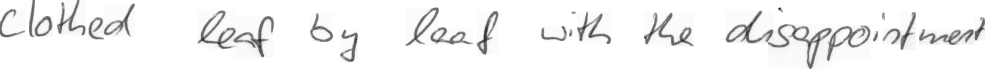
#> input picture backend/data/testImage1.png, 1970 x 137 px (shown at 1/2 size)
$ python -i preprocess.py   (imports and definitions only)
#> lines starting #> are read from the running program, lines starting #| are printed output that depends on the picture; after the words box and inside, x2 and y2 are one past the last pixel; in counts of white or black regions, pixels touching at a corner belong together
import numpy as np
import cv2
import math
import pybobyqa

from collections import namedtuple
from typing import Tuple
import matplotlib.pyplot as plt

DeslantRes = namedtuple('DeslantRes', 'img, shear_val, candidates')
Candidate = namedtuple('Candidate', 'shear_val, score')

def _get_shear_vals(lower_bound: float,
                    upper_bound: float,
                    step: float) -> Tuple[float]:
    return tuple(np.arange(lower_bound, upper_bound + step, step))


def _shear_img(img: np.ndarray,
               s: float, bg_color: int,
               interpolation=cv2.INTER_NEAREST) -> np.ndarray:
    h, w = img.shape
    offset = h * s
    w = w + int(abs(offset))
    tx = max(-offset, 0)

    shear_transform = np.asarray([[1, s, tx], [0, 1, 0]], dtype=float)
    img_sheared = cv2.warpAffine(img, shear_transform, (w, h), flags=interpolation, borderValue=bg_color)

    return img_sheared

def _compute_score(img_binary: np.ndarray, s: float) -> float:
    img_sheared = _shear_img(img_binary, s, 0)
    h = img_sheared.shape[0]

    img_sheared_mask = img_sheared > 0
    first_fg_px = np.argmax(img_sheared_mask, axis=0)
    last_fg_px = h - np.argmax(img_sheared_mask[::-1], axis=0)
    num_fg_px = np.sum(img_sheared_mask, axis=0)

    dist_fg_px = last_fg_px - first_fg_px
    col_mask = np.bitwise_and(num_fg_px > 0, dist_fg_px == num_fg_px)
    masked_dist_fg_px = dist_fg_px[col_mask]

    score = sum(masked_dist_fg_px ** 2)
    return score

def deslant(img: np.ndarray, lower_bound: float = -2, upper_bound: float = 2, num_steps: int = 20, bg_color=255) -> DeslantRes:
    img_binary = cv2.threshold(255 - img, 0, 255, cv2.THRESH_BINARY + cv2.THRESH_OTSU)[1] // 255
    step = (upper_bound - lower_bound) / num_steps
    shear_vals = _get_shear_vals(lower_bound, upper_bound, step)
    candidates = [Candidate(s, _compute_score(img_binary, s)) for s in shear_vals]
    best_shear_val = sorted(candidates, key=lambda c: c.score, reverse=True)[0].shear_val

    res_img = _shear_img(img, best_shear_val, bg_color, cv2.INTER_LINEAR)
    return res_img

# [68 lines left out: functions createKernel, segment, not called in this run]

>>> import cv2
>>> picture = cv2.imread('../data/testImage1.png', cv2.IMREAD_GRAYSCALE)
#> picture is the input picture: shape (137, 1970); min 34, max 255, mean 241.5
>>> result = deslant(picture)
#> in deslant, `img_binary = cv2.threshold(255 - img, 0, 255, cv2.THRESH_BINARY + cv2...`:
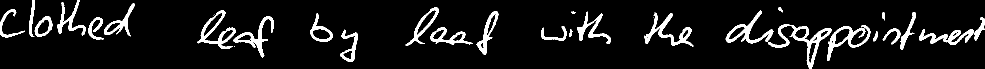
#> img_binary: shape (137, 1970) (shown at 1/2 size); values 0 (black) and 1 (white), 8.3% white; 32 white regions (4 under 20 px), largest, box (x1, y1, x2, y2) and area: (1536, 48, 1663, 137) 2110, (1288, 25, 1387, 93) 1599, (1654, 51, 1741, 122) 1522
#> in _shear_img, `img_sheared = cv2.warpAffine(img, shear_transform, (w, h), flags=inter..`: img_sheared: shape (137, 2244); values 0 (black) and 1 (white), 7.3% white; 39 white regions (11 under 20 px), largest, box (x1, y1, x2, y2) and area: (1621, 48, 1823, 137) 2110, (1953, 34, 2170, 90) 1675, (1392, 25, 1566, 93) 1599
#> in _compute_score, `first_fg_px = np.argmax(img_sheared_mask, axis=0)`: first_fg_px = 2244 values, max 90 at index 905, min 0 at index 0, mean 38.69
#> in _compute_score, `last_fg_px = h - np.argmax(img_sheared_mask[::-1], axis=0)`: last_fg_px = 2244 values, max 137 at index 0, min 21 at index 496, mean 85.13
#> in _compute_score, `num_fg_px = np.sum(img_sheared_mask, axis=0)`: num_fg_px = 2244 values, max 31 at index 1042, min 0 at index 0, mean 9.93
#> in _compute_score, `dist_fg_px = last_fg_px - first_fg_px`: dist_fg_px = 2244 values, max 137 at index 0, min 1 at index 906, mean 46.44
#> in _compute_score, `masked_dist_fg_px = dist_fg_px[col_mask]`: masked_dist_fg_px = 274 values, max 11 at index 124, min 1 at index 87, mean 3.6
#> in _compute_score, `score = sum(masked_dist_fg_px ** 2)`: score = 4355
#> in _shear_img (call 2), `img_sheared = cv2.warpAffine(img, shear_transform, (w, h), flags=inter..`: img_sheared: shape (137, 2216); values 0 (black) and 1 (white), 7.3% white; 39 white regions (11 under 20 px), largest, box (x1, y1, x2, y2) and area: (1621, 48, 1807, 137) 2110, (1942, 34, 2150, 90) 1674, (1382, 25, 1544, 93) 1599
#> in _shear_img (call 3), `img_sheared = cv2.warpAffine(img, shear_transform, (w, h), flags=inter..`: img_sheared: shape (137, 2189); values 0 (black) and 1 (white), 7.4% white; 36 white regions (8 under 20 px), largest, box (x1, y1, x2, y2) and area: (1615, 48, 1791, 137) 2110, (1930, 34, 2130, 90) 1675, (1372, 25, 1522, 93) 1599
#> in _shear_img (call 4), `img_sheared = cv2.warpAffine(img, shear_transform, (w, h), flags=inter..`: img_sheared: shape (137, 2161); values 0 (black) and 1 (white), 7.5% white; 37 white regions (10 under 20 px), largest, box (x1, y1, x2, y2) and area: (1606, 48, 1774, 137) 2110, (1919, 34, 2109, 90) 1674, (1362, 25, 1499, 93) 1599
#> in _shear_img (call 5), `img_sheared = cv2.warpAffine(img, shear_transform, (w, h), flags=inter..`: img_sheared: shape (137, 2134); values 0 (black) and 1 (white), 7.6% white; 34 white regions (7 under 20 px), largest, box (x1, y1, x2, y2) and area: (1596, 48, 1758, 137) 2110, (1907, 34, 2089, 90) 1675, (1352, 25, 1478, 93) 1599
#> in _shear_img (call 6), `img_sheared = cv2.warpAffine(img, shear_transform, (w, h), flags=inter..`: img_sheared: shape (137, 2107); values 0 (black) and 1 (white), 7.7% white; 34 white regions (6 under 20 px), largest, box (x1, y1, x2, y2) and area: (1586, 48, 1742, 137) 2110, (1342, 25, 1462, 93) 1599, (1671, 51, 1819, 122) 1521
#> in _shear_img (call 7), `img_sheared = cv2.warpAffine(img, shear_transform, (w, h), flags=inter..`: img_sheared: shape (137, 2079); values 0 (black) and 1 (white), 7.8% white; 32 white regions (4 under 20 px), largest, box (x1, y1, x2, y2) and area: (1576, 48, 1726, 137) 2110, (1332, 25, 1446, 93) 1599, (1668, 51, 1803, 122) 1522
#> in _shear_img (call 8), `img_sheared = cv2.warpAffine(img, shear_transform, (w, h), flags=inter..`: img_sheared: shape (137, 2052); values 0 (black) and 1 (white), 7.9% white; 34 white regions (6 under 20 px), largest, box (x1, y1, x2, y2) and area: (1566, 48, 1710, 137) 2110, (1322, 25, 1430, 93) 1599, (1664, 51, 1787, 122) 1521
#> in _shear_img (call 9), `img_sheared = cv2.warpAffine(img, shear_transform, (w, h), flags=inter..`: img_sheared: shape (137, 2024); values 0 (black) and 1 (white), 8% white; 32 white regions (4 under 20 px), largest, box (x1, y1, x2, y2) and area: (1556, 48, 1695, 137) 2110, (1311, 25, 1415, 93) 1599, (1661, 51, 1771, 122) 1522
#> in _shear_img (call 10), `img_sheared = cv2.warpAffine(img, shear_transform, (w, h), flags=inter..`: img_sheared: shape (137, 1997); values 0 (black) and 1 (white), 8.1% white; 34 white regions (6 under 20 px), largest, box (x1, y1, x2, y2) and area: (1546, 48, 1679, 137) 2110, (1300, 25, 1399, 93) 1599, (1657, 51, 1756, 122) 1521
#> in _shear_img (call 12), `img_sheared = cv2.warpAffine(img, shear_transform, (w, h), flags=inter..`: img_sheared: shape (137, 1997); values 0 (black) and 1 (white), 8.1% white; 33 white regions (5 under 20 px), largest, box (x1, y1, x2, y2) and area: (1553, 48, 1675, 137) 2110, (1302, 25, 1405, 93) 1599, (1674, 51, 1754, 122) 1522
#> in _shear_img (call 13), `img_sheared = cv2.warpAffine(img, shear_transform, (w, h), flags=inter..`: img_sheared: shape (137, 2024); values 0 (black) and 1 (white), 8% white; 31 white regions (3 under 20 px), largest, box (x1, y1, x2, y2) and area: (1570, 48, 1688, 137) 2110, (1317, 25, 1424, 93) 1599, (1690, 51, 1768, 122) 1522
#> in _shear_img (call 14), `img_sheared = cv2.warpAffine(img, shear_transform, (w, h), flags=inter..`: img_sheared: shape (137, 2052); values 0 (black) and 1 (white), 7.9% white; 33 white regions (5 under 20 px), largest, box (x1, y1, x2, y2) and area: (1587, 48, 1705, 137) 2110, (1324, 25, 1442, 93) 1599, (1706, 51, 1783, 122) 1522
#> in _shear_img (call 15), `img_sheared = cv2.warpAffine(img, shear_transform, (w, h), flags=inter..`: img_sheared: shape (137, 2079); values 0 (black) and 1 (white), 7.8% white; 31 white regions (3 under 20 px), largest, box (x1, y1, x2, y2) and area: (1601, 48, 1732, 137) 2110, (1329, 25, 1461, 93) 1599, (1720, 51, 1799, 122) 1522
#> in _shear_img (call 16), `h, w = img.shape`: w = 1970
#> in _shear_img (call 16), `offset = h * s`: offset = 137
#> in _shear_img (call 16), `w = w + int(abs(offset))`: w = 2106
#> in _shear_img (call 16), `shear_transform = np.asarray([[1, s, tx], [0, 1, 0]], dtype=float)`: shear_transform = [[1, 1, 0], [0, 1, 0]]
#> in _shear_img (call 16), `img_sheared = cv2.warpAffine(img, shear_transform, (w, h), flags=inter..`:
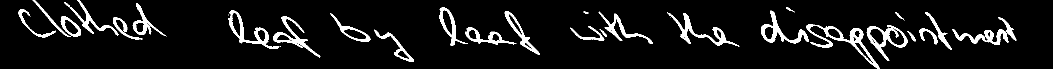
#> img_sheared: shape (137, 2106) (shown at 1/2 size); values 0 (black) and 1 (white), 7.7% white; 32 white regions (4 under 20 px), largest, box (x1, y1, x2, y2) and area: (1612, 48, 1759, 137) 2110, (1334, 25, 1479, 93) 1599, (1733, 51, 1815, 122) 1522
#> in _shear_img (call 17), `h, w = img.shape`: w = 1970
#> in _shear_img (call 17), `offset = h * s`: offset = 164.4
#> in _shear_img (call 17), `w = w + int(abs(offset))`: w = 2134
#> in _shear_img (call 17), `shear_transform = np.asarray([[1, s, tx], [0, 1, 0]], dtype=float)`: shear_transform = [[1, 1.2, 0], [0, 1, 0]]
#> in _shear_img (call 17), `img_sheared = cv2.warpAffine(img, shear_transform, (w, h), flags=inter..`:
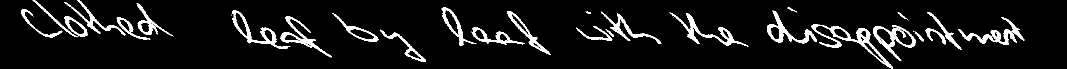
#> img_sheared: shape (137, 2134) (shown at 1/2 size); values 0 (black) and 1 (white), 7.6% white; 32 white regions (5 under 20 px), largest, box (x1, y1, x2, y2) and area: (1622, 48, 1786, 137) 2110, (1917, 34, 2049, 90) 1675, (1339, 25, 1497, 93) 1599
#> in _shear_img (call 18), `h, w = img.shape`: w = 1970
#> in _shear_img (call 18), `offset = h * s`: offset = 191.8
#> in _shear_img (call 18), `w = w + int(abs(offset))`: w = 2161
#> in _shear_img (call 18), `shear_transform = np.asarray([[1, s, tx], [0, 1, 0]], dtype=float)`: shear_transform = [[1, 1.4, 0], [0, 1, 0]]
#> in _shear_img (call 18), `img_sheared = cv2.warpAffine(img, shear_transform, (w, h), flags=inter..`:
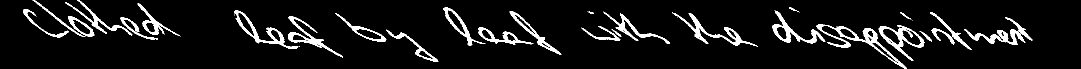
#> img_sheared: shape (137, 2161) (shown at 1/2 size); values 0 (black) and 1 (white), 7.5% white; 40 white regions (12 under 20 px), largest, box (x1, y1, x2, y2) and area: (1633, 48, 1813, 137) 2110, (1344, 25, 1516, 93) 1599, (1757, 51, 1849, 122) 1521
#> in _shear_img (call 19), `h, w = img.shape`: w = 1970
#> in _shear_img (call 19), `offset = h * s`: offset = 219.2
#> in _shear_img (call 19), `w = w + int(abs(offset))`: w = 2189
#> in _shear_img (call 19), `shear_transform = np.asarray([[1, s, tx], [0, 1, 0]], dtype=float)`: shear_transform = [[1, 1.6, 0], [0, 1, 0]]
#> in _shear_img (call 19), `img_sheared = cv2.warpAffine(img, shear_transform, (w, h), flags=inter..`:
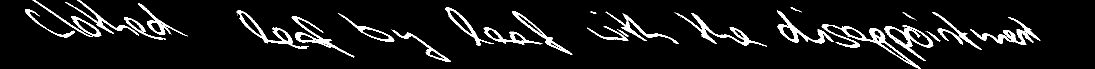
#> img_sheared: shape (137, 2189) (shown at 1/2 size); values 0 (black) and 1 (white), 7.4% white; 33 white regions (6 under 20 px), largest, box (x1, y1, x2, y2) and area: (1643, 48, 1841, 137) 2110, (1940, 34, 2081, 90) 1675, (1349, 25, 1534, 93) 1599
#> in _shear_img (call 20), `h, w = img.shape`: w = 1970
#> in _shear_img (call 20), `offset = h * s`: offset = 246.6
#> in _shear_img (call 20), `w = w + int(abs(offset))`: w = 2216
#> in _shear_img (call 20), `shear_transform = np.asarray([[1, s, tx], [0, 1, 0]], dtype=float)`: shear_transform = [[1, 1.8, 0], [0, 1, 0]]
#> in _shear_img (call 20), `img_sheared = cv2.warpAffine(img, shear_transform, (w, h), flags=inter..`:
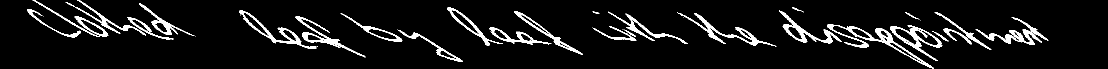
#> img_sheared: shape (137, 2216) (shown at 1/2 size); values 0 (black) and 1 (white), 7.3% white; 39 white regions (12 under 20 px), largest, box (x1, y1, x2, y2) and area: (1654, 48, 1868, 137) 2110, (1951, 34, 2097, 90) 1675, (1354, 25, 1553, 93) 1599
#> in _shear_img (call 21), `h, w = img.shape`: w = 1970
#> in _shear_img (call 21), `offset = h * s`: offset = 274
#> in _shear_img (call 21), `w = w + int(abs(offset))`: w = 2243
#> in _shear_img (call 21), `shear_transform = np.asarray([[1, s, tx], [0, 1, 0]], dtype=float)`: shear_transform = [[1, 2, 0], [0, 1, 0]]
#> in _shear_img (call 21), `img_sheared = cv2.warpAffine(img, shear_transform, (w, h), flags=inter..`:
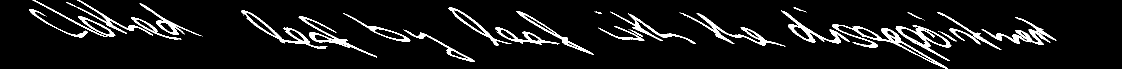
#> img_sheared: shape (137, 2243) (shown at 1/2 size); values 0 (black) and 1 (white), 7.3% white; 38 white regions (11 under 20 px), largest, box (x1, y1, x2, y2) and area: (1664, 48, 1895, 137) 2110, (1963, 34, 2113, 90) 1675, (1359, 25, 1571, 93) 1599
#> in deslant, `candidates = [Candidate(s, _compute_score(img_binary, s)) for s in she..`: candidates = 21 items, first 6: (-2, 4355), (-1.8, 8256), (-1.6, 10068), (-1.4, 11795), (-1.2, 15339), (-1, 21395)
#> in deslant, `best_shear_val = sorted(candidates, key=lambda c: c.score, reverse=Tru..`: best_shear_val = -4.44e-16
